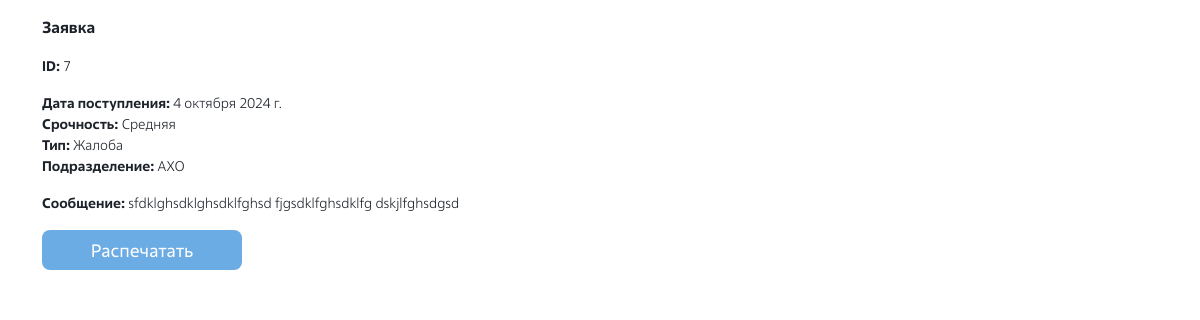
/blank/7, run on an earlier commit of the app's database.
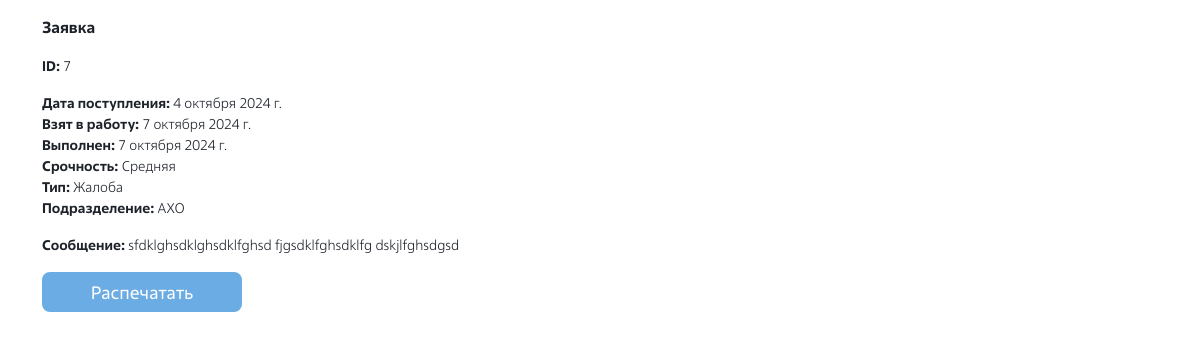
And on a later commit of the database.
### anonym_form_app/models.py (models this page shows, shortened)
class QuestionModel(models.Model):
    class ImportantStatusChoice(models.IntegerChoices):
        LOWER = 1, _('Низкая')
        ACTUAL = 2, _('Средняя')
        HIGH = 3, _('Высокая')
    class TypeOfQuestionChoice(models.IntegerChoices):
        COMPLAINT = 1, _('Жалоба')
        OFFER = 2, _('Предложение')
    class StatusChoice(models.IntegerChoices):
        CANCEL = 0, _('Отклонено')
        INBOX = 1, _('Поступило')
        IN_WORK = 2, _('В работе')
        DONE = 3, _('Выполнено')
    important_of_question = models.IntegerField(verbose_name="Важность обращения",
                                                choices=ImportantStatusChoice.choices, default=2)
    type_of_question = models.IntegerField(verbose_name="Тип обращения", choices=TypeOfQuestionChoice.choices,
                                           default=2)
    subdivision = models.ForeignKey(SubdivisionModel, verbose_name="Ответственное подразделение",
                                    on_delete=models.PROTECT, null=True, blank=True)
    question = models.TextField(verbose_name="Текст обращения", max_length=5100)
    date_add = models.DateField(verbose_name='Дата подачи', auto_now_add=True, null=False)
    done_flag = models.BooleanField(verbose_name="Отработано", default=False)
    start_work_date = models.DateField(verbose_name='Дата начала выполнения', null=True, blank=True)
    done_date = models.DateField(verbose_name='Дата завершения', null=True, blank=True)
    status = models.IntegerField(verbose_name="Статус обращения", choices=StatusChoice.choices,
                                 default=1)
    description = models.TextField(verbose_name="Примечание", null=True, blank=True)
    description_canceled = models.TextField(verbose_name="Причина отказа", null=True, blank=True)
    class Meta:
        verbose_name = _('обращение')
        verbose_name_plural = _('обращения')

class SubdivisionModel(models.Model):
    subdivision_name = models.CharField(verbose_name="Ответственное подразделение", max_length=260)
    subdivision_responsible = models.ForeignKey(EmployeeModel, verbose_name="Кому присылать email",
                                                on_delete=models.SET_NULL, null=True)
    class Meta:
        verbose_name = _('ответственное подразделение')
        verbose_name_plural = _('ответственные подразделения')

### anonym_form_app/views.py (the view)
# urls.py: path('blank/<int:pk>', views.BlankDetailView.as_view(), name='blank'),
class BlankDetailView(View):
    def get(self, request, pk):
        content = {
            'task': QuestionModel.objects.get(id=pk)
        }
        return render(request, 'anonym_form_app/blank_page.html', content)

### anonym_form_app/templates/anonym_form_app/blank_page.html (shortened to what this page needs)
{% load static %}
<!DOCTYPE html>
<html lang="en">
<head>
    <link rel="stylesheet" type="text/css"
          href="{% static 'anonym_form_app/DataTables/datatables.css' %}"/>
    <link rel="stylesheet" type="text/css"
          href="{% static 'anonym_form_app/Bootstrap-5-5.1.3/css/bootstrap.min.css' %}"/>
    <link rel="stylesheet" type="text/css" href="{% static 'anonym_form_app/css/page_calculator.css' %}"/>
    <link rel="stylesheet" type="text/css" href="{% static 'anonym_form_app/css/print.css' %}"/>
</head>
<body class="content-fade">
<div class="d-flex container flex-column mt-3">
    <div class="d-flex text-16px-bold ">
        Заявка
    </div>
    <div class="d-flex text-14px-light mt-3">
        <span class="text-14px-bold">ID:&nbsp</span> {{ task.id }}
    </div>
    <div class="d-flex text-14px-light mt-3">
        <span class="text-14px-bold">Дата поступления:&nbsp</span> {{ task.date_add }}
    </div>
    {% if task.start_work_date %}
        <div class="d-flex text-14px-light">
            <span class="text-14px-bold">Взят в работу:&nbsp</span> {{ task.start_work_date }}
        </div>
    {% endif %}
    {% if task.done_date %}
        <div class="d-flex text-14px-light">
            <span class="text-14px-bold">Выполнен:&nbsp</span> {{ task.done_date }}
        </div>
    {% endif %}
    <div class="d-flex text-14px-light ">
        <span class="text-14px-bold">Срочность:&nbsp</span> {{ task.get_important_of_question_display }}
    </div>
    <div class="d-flex text-14px-light ">
        <span class="text-14px-bold">Тип:&nbsp</span>{{ task.get_type_of_question_display }}
    </div>
    <div class="d-flex text-14px-light ">
        <span class="text-14px-bold">Подразделение:&nbsp</span>{{ task.subdivision.subdivision_name }}
    </div>
    <div class="d-flex text-14px-light mt-3">
        <span class="text-14px-bold">Сообщение:&nbsp</span>{{ task.question }}
    </div>
    <div class="d-flex">
        <button onclick="window.print()" class="button_blue mt-3" style="width: 200px; height: 40px">Распечатать
        </button>
    </div>
</div>
</body>
</html>

### anonym_form_app/static/anonym_form_app/css/page_calculator.css (style rules this page uses)
html { width: 100vw; overflow-x: hidden; -ms-overflow-style: none; scrollbar-width: none; }
.content-fade { scroll-behavior: smooth; animation: fade-in 0.7s ease-in-out; transition: opacity 0.5s ease; }
.text-16px-bold { font-size: 16px; font-family: "Rosatom_bold", serif; color: #1D222A; }
.text-14px-bold { font-size: 14px; font-family: "Rosatom_bold", serif; color: #1D222A; }
.text-14px-light { font-size: 14px; font-family: "Rosatom_light", serif; color: #1D222A; }
.button_blue { min-width: 200px; border: 0; border-radius: 8px; background-color: rgb(108, 172, 228); font-size: 18px; font-family: "Rosatom_regular", serif; color: white; transition-duration: .15s; }

What changed in the data, as far as the page shows it:
changed QuestionModel "Средняя": start_work_date (not shown) → "7 октября 2024 г."; done_date (not shown) → "7 октября 2024 г."
Also different on the page:
text now shown: "Взят в работу: Выполнен:"
